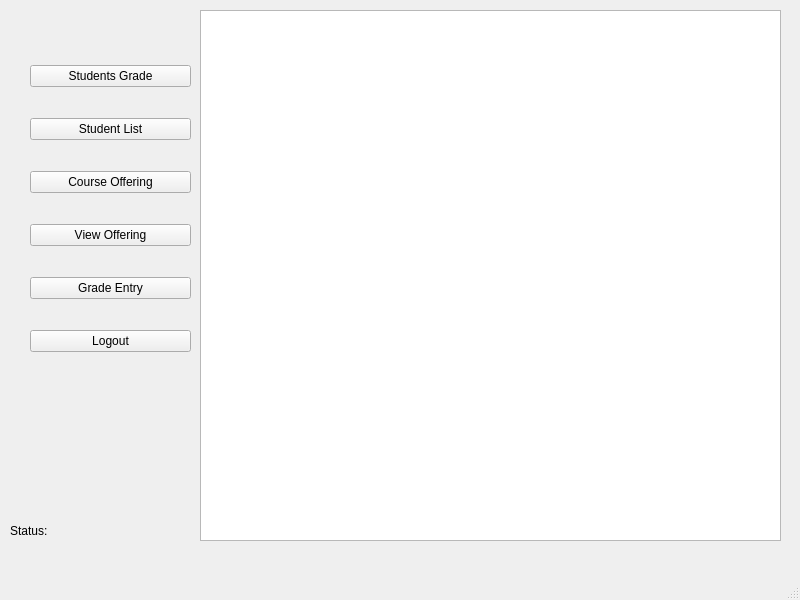
<?xml version="1.0" encoding="UTF-8"?>
<ui version="4.0">
 <class>FacMenu</class>
 <widget class="QMainWindow" name="FacMenu">
  <property name="geometry">
   <rect>
    <x>0</x>
    <y>0</y>
    <width>800</width>
    <height>600</height>
   </rect>
  </property>
  <property name="windowTitle">
   <string>MainWindow</string>
  </property>
  <widget class="QWidget" name="centralwidget">
   <widget class="QTableView" name="tableView">
    <property name="geometry">
     <rect>
      <x>200</x>
      <y>10</y>
      <width>581</width>
      <height>531</height>
     </rect>
    </property>
   </widget>
   <widget class="QWidget" name="layoutWidget">
    <property name="geometry">
     <rect>
      <x>30</x>
      <y>40</y>
      <width>161</width>
      <height>341</height>
     </rect>
    </property>
    <layout class="QVBoxLayout" name="verticalLayout_2">
     <item>
      <widget class="QPushButton" name="pushButton_7">
       <property name="text">
        <string>Students Grade</string>
       </property>
      </widget>
     </item>
     <item>
      <widget class="QPushButton" name="pushButton_8">
       <property name="text">
        <string>Student List</string>
       </property>
      </widget>
     </item>
     <item>
      <widget class="QPushButton" name="pushButton_9">
       <property name="text">
        <string>Course Offering</string>
       </property>
      </widget>
     </item>
     <item>
      <widget class="QPushButton" name="pushButton_10">
       <property name="text">
        <string>View Offering</string>
       </property>
      </widget>
     </item>
     <item>
      <widget class="QPushButton" name="pushButton_11">
       <property name="text">
        <string>Grade Entry</string>
       </property>
      </widget>
     </item>
     <item>
      <widget class="QPushButton" name="pushButton_12">
       <property name="text">
        <string>Logout</string>
       </property>
      </widget>
     </item>
    </layout>
   </widget>
   <widget class="QLabel" name="label">
    <property name="geometry">
     <rect>
      <x>10</x>
      <y>520</y>
      <width>141</width>
      <height>21</height>
     </rect>
    </property>
    <property name="text">
     <string>Status:</string>
    </property>
   </widget>
  </widget>
  <widget class="QMenuBar" name="menubar">
   <property name="geometry">
    <rect>
     <x>0</x>
     <y>0</y>
     <width>800</width>
     <height>24</height>
    </rect>
   </property>
  </widget>
  <widget class="QStatusBar" name="statusbar"/>
 </widget>
 <resources/>
 <connections/>
</ui>
